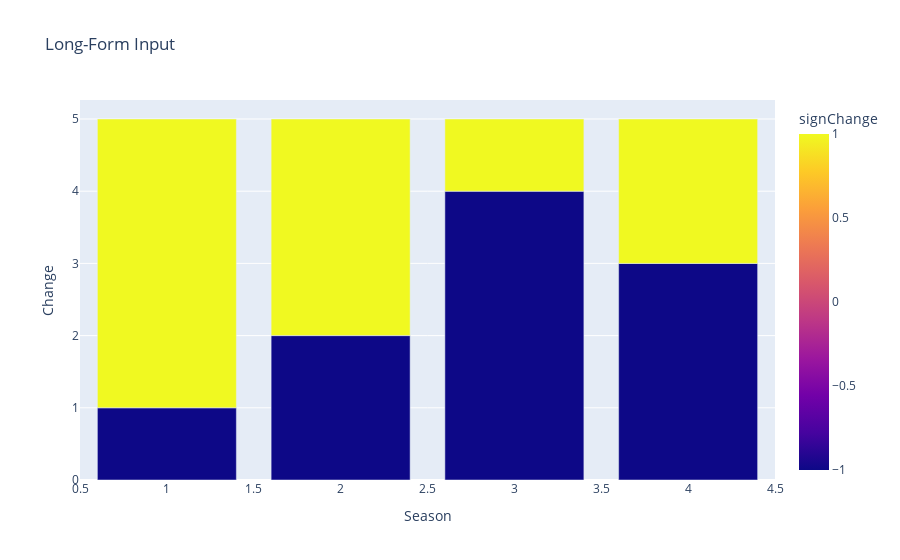
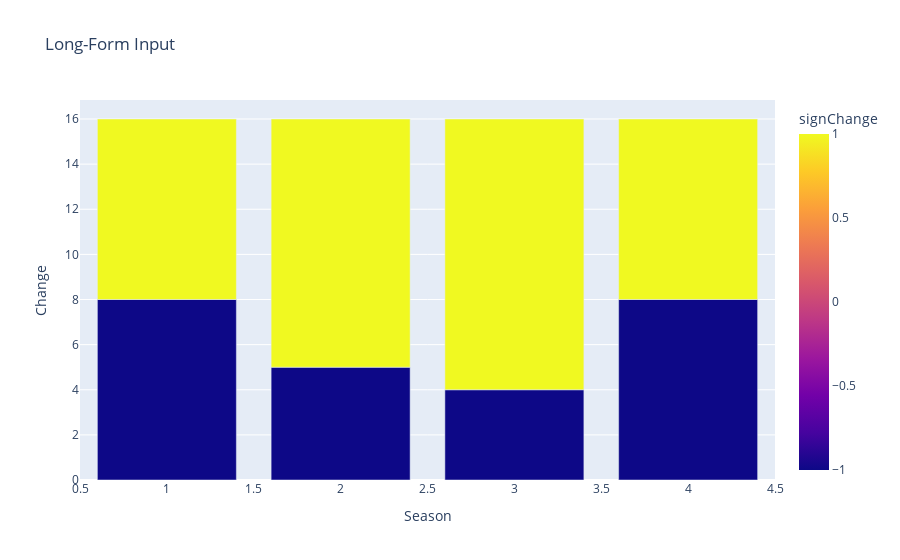
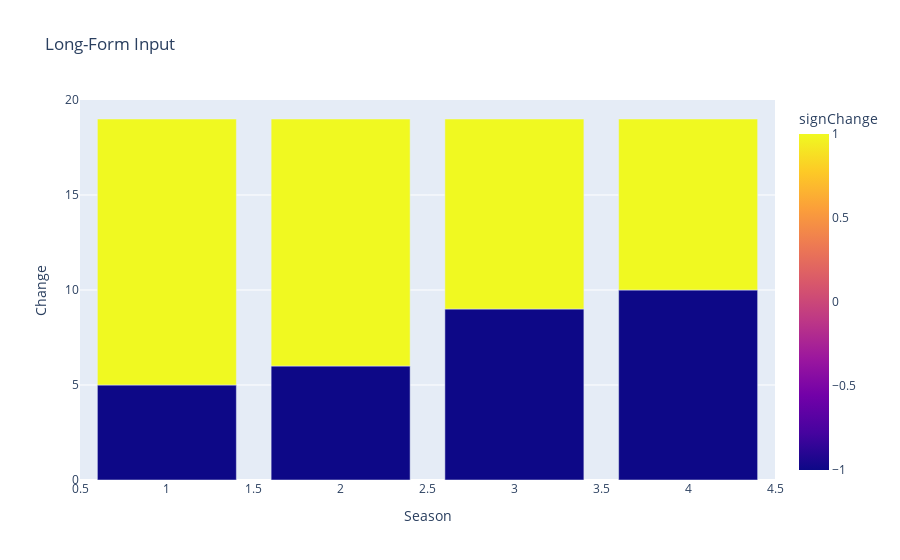
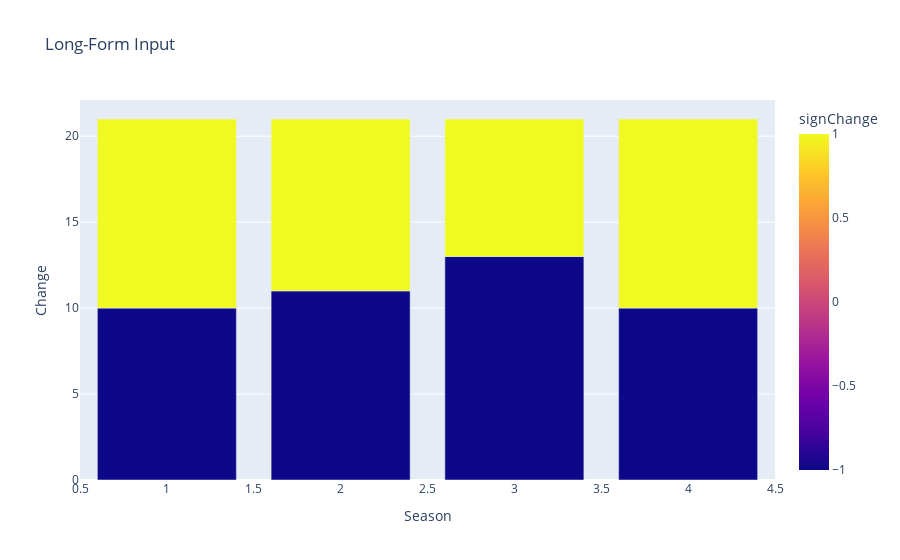

The code cell stored with these charts, in order, in its notebook:
### Code cell
import warnings
warnings.filterwarnings("ignore")
i = 100
for season_id in season_dict:
    print(season_id)

    df2=pd.DataFrame(data=None,index=None,columns=['Year','Season','Change','signChange','YearSeason'])
    df=season_dict[season_id]
    for year in df.index:
        for j in range(1,5):
            df2=df2.append(pd.DataFrame(data=[[year,j,df.loc[year,str(j)],df.loc[year,'Change'+str(j)],str(year)+str(j)]],index=None,columns=['Year','Season','Change','signChange','YearSeason']))
    df3 = df2[['Season','signChange','Change']]
    df3 = df3.apply(pd.to_numeric, errors='ignore')
    df3 = df3.groupby(['Season','signChange']).count()
    df3=df3.reset_index()
    print(df3)

    # plt.style.use('seaborn-darkgrid')
    # palette = plt.get_cmap('Set1')

    # num = 0
    # for col in dfn.columns[3:-2]:
    #     num = num+1
    #     plt.figure(figsize=(120,70))
    #     plt.subplot(7,5, num)
    #     plt.plot(dfn['Date'], dfn[col], marker='', color=palette(num), linewidth=1.9, alpha=0.9, label=col)
    #     plt.plot(dfn['Date'], dfn['pricenew'], marker='', color='red', linewidth=1.9, alpha=0.9, label=col)
    #     plt.title(col, loc='left', fontsize=12, fontweight=0, color='black' )

    # plt.show()
    
    fig = px.bar(df3, x="Season", y="Change", color="signChange", title="Long-Form Input")
    fig.show()
    i+=1
    fig.write_image(f"{i}.png")

### Figure 1 — Plotly figure (JSON) as saved in the notebook; plotly's stock layout.template omitted (floating-point values rounded to 4 significant figures)
{"data": [{"alignmentgroup": "True", "hovertemplate": "Season=%{x}<br>Change=%{y}<br>signChange=%{marker.color}<extra></extra>", "legendgroup": "", "marker": {"color": [-1, 1, -1, 1, -1, 1, -1, 1], "coloraxis": "coloraxis", "pattern": {"shape": ""}}, "name": "", "offsetgroup": "", "orientation": "v", "showlegend": false, "textposition": "auto", "type": "bar", "x": [1, 1, 2, 2, 3, 3, 4, 4], "xaxis": "x", "y": [1, 4, 2, 3, 4, 1, 3, 2], "yaxis": "y"}], "layout": {"barmode": "relative", "coloraxis": {"colorbar": {"title": {"text": "signChange"}}, "colorscale": [[0, "#0d0887"], [0.1111, "#46039f"], [0.2222, "#7201a8"], [0.3333, "#9c179e"], [0.4444, "#bd3786"], [0.5556, "#d8576b"], [0.6667, "#ed7953"], [0.7778, "#fb9f3a"], [0.8889, "#fdca26"], [1, "#f0f921"]]}, "legend": {"tracegroupgap": 0}, "title": {"text": "Long-Form Input"}, "xaxis": {"anchor": "y", "domain": [0, 1], "title": {"text": "Season"}}, "yaxis": {"anchor": "x", "domain": [0, 1], "title": {"text": "Change"}}}}

### Figure 2 — Plotly figure (JSON) as saved in the notebook; plotly's stock layout.template omitted (floating-point values rounded to 4 significant figures)
{"data": [{"alignmentgroup": "True", "hovertemplate": "Season=%{x}<br>Change=%{y}<br>signChange=%{marker.color}<extra></extra>", "legendgroup": "", "marker": {"color": [-1, 1, -1, 1, -1, 1, -1, 1], "coloraxis": "coloraxis", "pattern": {"shape": ""}}, "name": "", "offsetgroup": "", "orientation": "v", "showlegend": false, "textposition": "auto", "type": "bar", "x": [1, 1, 2, 2, 3, 3, 4, 4], "xaxis": "x", "y": [8, 8, 5, 11, 4, 12, 8, 8], "yaxis": "y"}], "layout": {"barmode": "relative", "coloraxis": {"colorbar": {"title": {"text": "signChange"}}, "colorscale": [[0, "#0d0887"], [0.1111, "#46039f"], [0.2222, "#7201a8"], [0.3333, "#9c179e"], [0.4444, "#bd3786"], [0.5556, "#d8576b"], [0.6667, "#ed7953"], [0.7778, "#fb9f3a"], [0.8889, "#fdca26"], [1, "#f0f921"]]}, "legend": {"tracegroupgap": 0}, "title": {"text": "Long-Form Input"}, "xaxis": {"anchor": "y", "domain": [0, 1], "title": {"text": "Season"}}, "yaxis": {"anchor": "x", "domain": [0, 1], "title": {"text": "Change"}}}}

### Figure 3 — Plotly figure (JSON) as saved in the notebook; plotly's stock layout.template omitted (floating-point values rounded to 4 significant figures)
{"data": [{"alignmentgroup": "True", "hovertemplate": "Season=%{x}<br>Change=%{y}<br>signChange=%{marker.color}<extra></extra>", "legendgroup": "", "marker": {"color": [-1, 1, -1, 1, -1, 1, -1, 1], "coloraxis": "coloraxis", "pattern": {"shape": ""}}, "name": "", "offsetgroup": "", "orientation": "v", "showlegend": false, "textposition": "auto", "type": "bar", "x": [1, 1, 2, 2, 3, 3, 4, 4], "xaxis": "x", "y": [5, 14, 6, 13, 9, 10, 10, 9], "yaxis": "y"}], "layout": {"barmode": "relative", "coloraxis": {"colorbar": {"title": {"text": "signChange"}}, "colorscale": [[0, "#0d0887"], [0.1111, "#46039f"], [0.2222, "#7201a8"], [0.3333, "#9c179e"], [0.4444, "#bd3786"], [0.5556, "#d8576b"], [0.6667, "#ed7953"], [0.7778, "#fb9f3a"], [0.8889, "#fdca26"], [1, "#f0f921"]]}, "legend": {"tracegroupgap": 0}, "title": {"text": "Long-Form Input"}, "xaxis": {"anchor": "y", "domain": [0, 1], "title": {"text": "Season"}}, "yaxis": {"anchor": "x", "domain": [0, 1], "title": {"text": "Change"}}}}

### Figure 4 — Plotly figure (JSON) as saved in the notebook; plotly's stock layout.template omitted (floating-point values rounded to 4 significant figures)
{"data": [{"alignmentgroup": "True", "hovertemplate": "Season=%{x}<br>Change=%{y}<br>signChange=%{marker.color}<extra></extra>", "legendgroup": "", "marker": {"color": [-1, 1, -1, 1, -1, 1, -1, 1], "coloraxis": "coloraxis", "pattern": {"shape": ""}}, "name": "", "offsetgroup": "", "orientation": "v", "showlegend": false, "textposition": "auto", "type": "bar", "x": [1, 1, 2, 2, 3, 3, 4, 4], "xaxis": "x", "y": [10, 11, 11, 10, 13, 8, 10, 11], "yaxis": "y"}], "layout": {"barmode": "relative", "coloraxis": {"colorbar": {"title": {"text": "signChange"}}, "colorscale": [[0, "#0d0887"], [0.1111, "#46039f"], [0.2222, "#7201a8"], [0.3333, "#9c179e"], [0.4444, "#bd3786"], [0.5556, "#d8576b"], [0.6667, "#ed7953"], [0.7778, "#fb9f3a"], [0.8889, "#fdca26"], [1, "#f0f921"]]}, "legend": {"tracegroupgap": 0}, "title": {"text": "Long-Form Input"}, "xaxis": {"anchor": "y", "domain": [0, 1], "title": {"text": "Season"}}, "yaxis": {"anchor": "x", "domain": [0, 1], "title": {"text": "Change"}}}}
